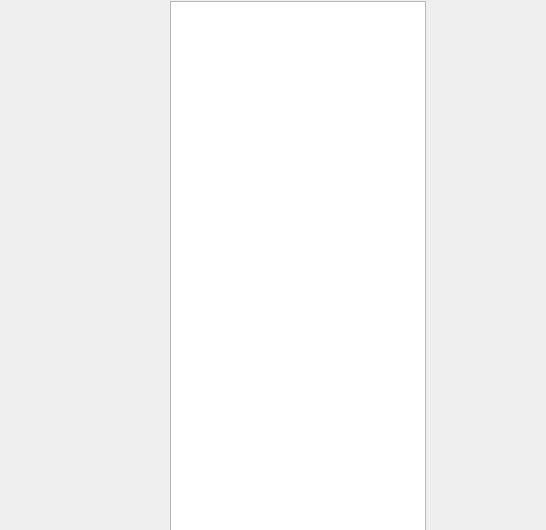
<?xml version="1.0" encoding="UTF-8"?>
<ui version="4.0">
 <class>Form</class>
 <widget class="QWidget" name="Form">
  <property name="geometry">
   <rect>
    <x>0</x>
    <y>0</y>
    <width>546</width>
    <height>530</height>
   </rect>
  </property>
  <property name="windowTitle">
   <string>Form</string>
  </property>
  <widget class="QTextBrowser" name="textBrowser">
   <property name="geometry">
    <rect>
     <x>170</x>
     <y>1</y>
     <width>256</width>
     <height>541</height>
    </rect>
   </property>
  </widget>
 </widget>
 <resources/>
 <connections/>
</ui>
